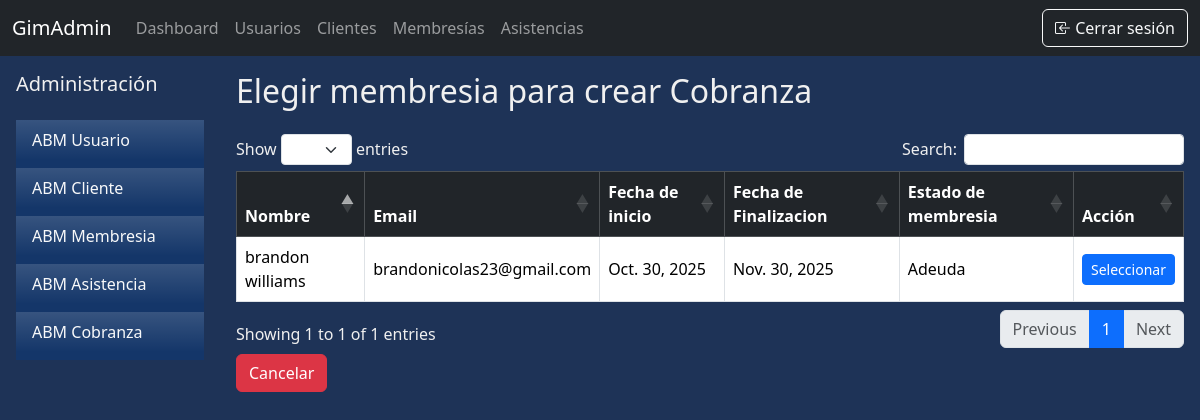
The page /abm/cobranza/elegir-membresia/ (signed in) on the database as committed earlier.
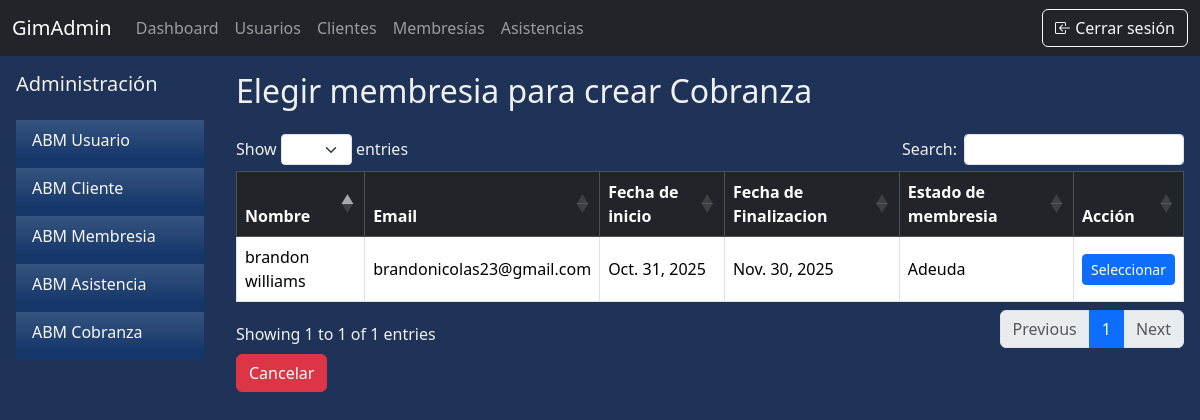
The same page on the database as committed later.
### apps/abm/models.py (models this page shows, shortened)
class Membresia(models.Model):
    ESTADO_MEMBRESIA = [
        ('Activa', 'Activa'),
        ('Adeuda', 'Adeuda'),
        ('Baja'  , 'Baja'),
    ]
    cliente = models.OneToOneField(Cliente, on_delete=models.CASCADE, null=False, related_name='membresia_cliente')
    fecha_inicio = models.DateField(null=False)
    fecha_fin = models.DateField(null=False)
    estado = models.CharField(max_length=50, choices=ESTADO_MEMBRESIA)

class Cliente(models.Model):
    usuario = models.OneToOneField(UserProfile, on_delete=models.CASCADE, null=False, related_name='cliente_usuario')
    altura = models.IntegerField()
    peso = models.FloatField()
    objetivo = models.CharField(max_length=300, null=False, default="", blank=True)
    avatar = models.ImageField(upload_to='avatars/', null=True, blank=True, default='avatars/default.jpg')

class UserProfile(models.Model):
    user = models.OneToOneField(User, null=False, on_delete=models.CASCADE, related_name='user_usuario')
    dni = models.IntegerField(unique=True, null=False)
    telefono = models.CharField(max_length=50)
    domicilio = models.CharField(max_length=150)
    fecha_nac = models.DateField()
    first_login = models.BooleanField(default=True)

### apps/abm/views.py (the view)
# urls.py: path('cobranza/elegir-membresia/', views.elegir_membresia_para_cobranza, name="cobranza_elegir"),
@staff_member_required(login_url='/permisos_insuficientes/')
def elegir_membresia_para_cobranza(request):
    membresias = Membresia.objects.all()
    return render(request, 'elegir_membresia.html', {'membresias': membresias})

### apps/abm/templates/elegir_membresia.html (shortened to what this page needs)
{% extends "base.html" %}
{% block content %}
<div class="d-flex">
    {% include 'sidebar.html' %}
    <div class="flex-grow-1 p-3 justify-content-end flex-column">
        <h2 class="mb-4">Elegir membresia para crear Cobranza</h2>
        <table class="table table-bordered table-hover align-middle" {% if membresias %}id="tablaMembresias"{% endif %}>
            <thead class="table-dark bg-gradient">
                <tr>
                    <th>Nombre</th>
                    <th>Email</th>
                    <th>Fecha de inicio</th>
                    <th>Fecha de Finalizacion</th>
                    <th>Estado de membresia</th>
                    <th>Acción</th>
                </tr>
            </thead>
            <tbody>
                {% for membresia in membresias %}
                    <tr>
                        <td>{{ membresia.cliente.usuario.user.first_name }} {{ membresia.cliente.usuario.user.last_name }}</td>
                        <td>{{ membresia.cliente.usuario.user.email }}</td>
                        <td>{{ membresia.fecha_inicio }}</td>
                        <td>{{ membresia.fecha_fin }}</td>
                        <td>{{ membresia.estado }}</td>
                        <td>
                            <a href="{% url 'cobranza_crear' membresia=membresia.id %}" class="btn btn-sm btn-primary">
                                Seleccionar
                            </a>
                        </td>
                    </tr>
                {% empty %}
                    <tr><td colspan="6">No hay Membresias disponibles.</td></tr>
                {% endfor %}
            </tbody>
        </table>
        <a href="{% url 'cobranza_listar' %}" class="btn btn-danger mt-1">Cancelar</a>
    </div>
</div>
{% endblock %}

Rows that differ between the two databases and show on the page:
changed Membresia "Adeuda": fecha_inicio "Oct. 30, 2025" → "Oct. 31, 2025"
